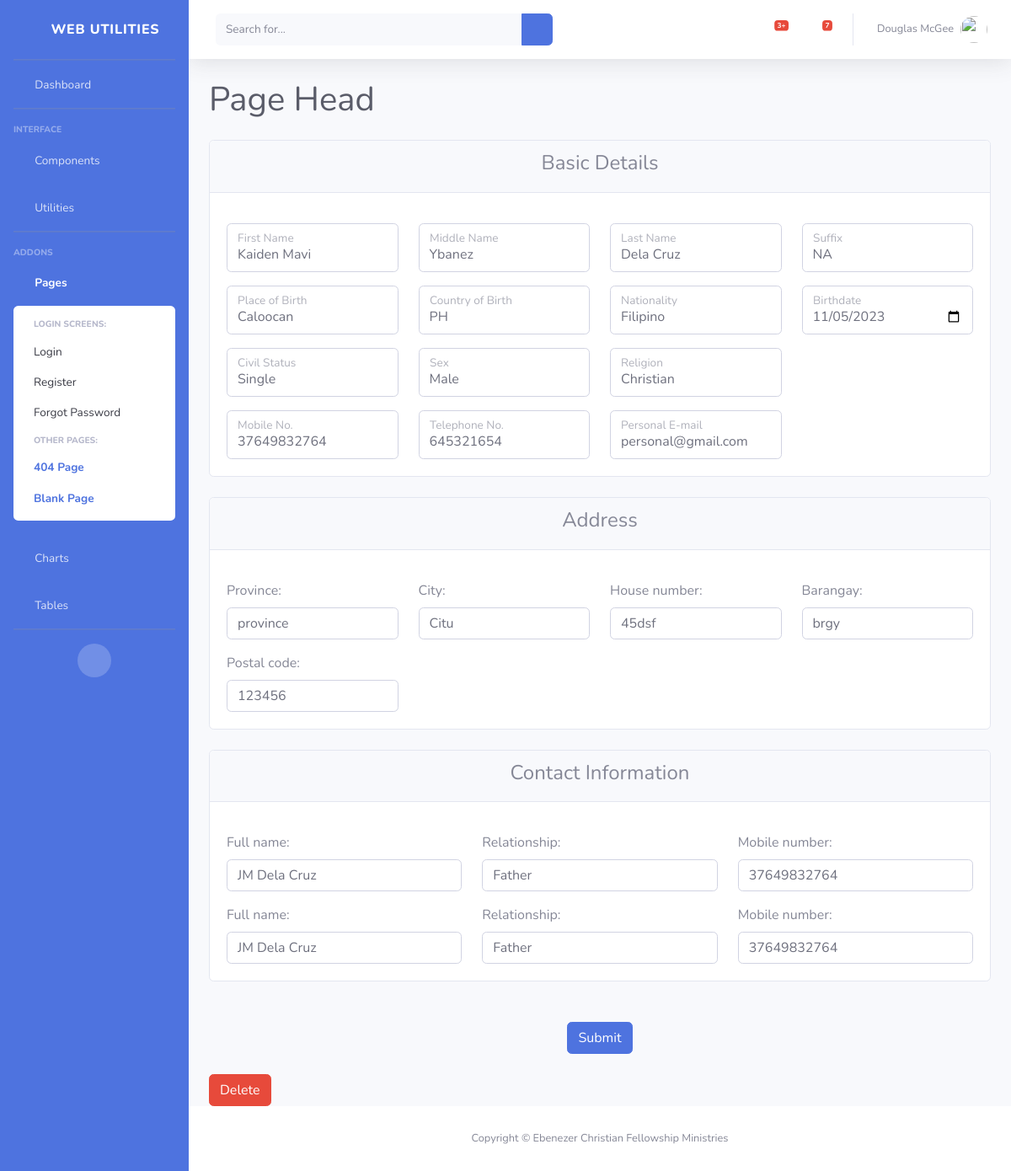
/students/edit/5/, run on the app's committed database.
### students/models.py (models this page shows, shortened)
class Student(models.Model):
    first_name = models.CharField(max_length=100)
    middle_name = models.CharField(max_length=100)
    last_name = models.CharField(max_length=100)
    suffix = models.CharField(max_length=10, blank=True)
    birth_date = models.DateField()
    country_of_birth = models.CharField(max_length=100)
    birth_place = models.CharField(max_length=100)
    nationality = models.CharField(max_length=100)
    CIVIL_STATUS_CHOICES = [
        ('', '---------'),
        ('single', 'Single'),
        ('married', 'Married'),
        ('widowed', 'Widowed'),
        ('divorced', 'Divorced'),
        ('separated', 'Separated'),
    ]
    civil_status = models.CharField(max_length=20, choices=CIVIL_STATUS_CHOICES, blank=True)
    SEX_CHOICES = [
        ('', '---------'),
        ('male', 'Male'),
        ('female', 'Female'),
    ]
    sex = models.CharField(max_length=10, choices=SEX_CHOICES, blank=True)
    religion = models.CharField(max_length=100)
    mobile_number = models.CharField(max_length=20)
    telephone_number = models.CharField(max_length=20, blank=True)
    personal_email = models.EmailField()

class Address(models.Model):
    student = models.OneToOneField(Student, on_delete=models.CASCADE)
    province = models.CharField(max_length=100)
    city = models.CharField(max_length=100)
    house_number = models.CharField(max_length=20)
    barangay = models.CharField(max_length=100)
    postal_code = models.CharField(max_length=10)

class Contact(models.Model):
    student = models.ForeignKey(Student, on_delete=models.CASCADE, related_name='contacts')
    full_name = models.CharField(max_length=100)
    relationship = models.CharField(max_length=20)
    mobile_number = models.CharField(max_length=20, blank=True)

### students/views.py (the view)
# urls.py: path('edit/<int:student_id>/', edit_student_details, name='edit_student'),
def edit_student_details(request, student_id):
    student = get_object_or_404(Student, pk=student_id)
    address = Address.objects.filter(student=student).first()
    contacts = Contact.objects.filter(student=student)
    if request.method == 'POST':
        student_form = EditStudentDetail(request.POST, instance=student)
        address_form = EditAddressDetail(request.POST, instance=address)
        contact_forms = [EditContactDetail(request.POST, instance=contact) for contact in contacts]
        if (student_form.is_valid() and address_form.is_valid()
                and all(cf.is_valid() for cf in contact_forms)):
            student_form.save()
            address_form.save()
            for cf in contact_forms:
                cf.save()
            messages.success(request, 'Student details updated successfully!')
            return redirect('students:students-home')
        else:
            print("Student Form Errors:", student_form.errors)
            print("Address Form Errors:", address_form.errors)
            for cf in contact_forms:
                print("Contact Form Errors:", cf.errors)
    else:
        student_form = StudentRegistrationForm(instance=student)
        address_form = AddressForm(instance=address)
        contact_forms = [ContactForm(instance=contact) for contact in contacts]
    return render(request, 'students/edit_student.html', {
        'student_form': student_form,
        'address_form': address_form,
        'contact_form': contact_forms,
        'student_id': student_id,
    })

### students/forms.py
class AddressForm(forms.ModelForm):
    class Meta:
        model = Address
        fields = ['province', 'city', 'house_number', 'barangay', 'postal_code']
        widgets = {
            'province': forms.TextInput(attrs={'class': 'form-control', 'id': 'floatingInput', 'placeholder': 'Province'}),
            'city': forms.TextInput(attrs={'class': 'form-control', 'id': 'floatingInput', 'placeholder': 'City'}),
            'house_number': forms.TextInput(attrs={'class': 'form-control', 'id': 'floatingInput', 'placeholder': 'House Number'}),
            'barangay': forms.TextInput(attrs={'class': 'form-control', 'id': 'floatingInput', 'placeholder': 'Barangay'}),
            'postal_code': forms.TextInput(attrs={'class': 'form-control', 'id': 'floatingInput', 'placeholder': 'Postal Code'}),
        }

### students/templates/students/edit_student.html (shortened to what this page needs)
{% extends 'students/base.html' %}
{% load crispy_forms_tags %}
{% block content %}
<form method="post">
    <div class="card mb-4">
        <div class="card-header text-center">
            <h4>Basic Details</h4>
        </div>
        <div class="card-body">
            <div class="row">
                                    <div class="col-3 mt-3">
                                            <div class="form-floating">
                                                {{ student_form.first_name }}
                                                <label for="{{ student_form.first_name.id_for_label }}" >{{ student_form.first_name.label }}</label>
                                            </div>
                                    </div>
                                    <div class="col-3 mt-3">
                                            <div class="form-floating">
                                                {{ student_form.middle_name }}
                                                <label for="{{ student_form.middle_name.id_for_label }}">{{ student_form.middle_name.label }}</label>
                                            </div>
                                    </div>
                                    <div class="col-3 mt-3">
                                            <div class="form-floating">
                                                {{ student_form.last_name }}
                                                <label for="{{ student_form.last_name.id_for_label }}">{{ student_form.last_name.label }}</label>
                                            </div>
                                    </div>
                                    <div class="col-3 mt-3">
                                            <div class="form-floating">
                                                {{ student_form.suffix }}
                                                <label for="{{ student_form.suffix.id_for_label }}">{{ student_form.suffix.label }}</label>
                                            </div>
                                    </div>
            </div>
            <div class="row" >
                                    <div class="col-3 mt-3">
                                            <div class="form-floating">
                                                {{ student_form.birth_place }}
                                                <label for="{{ student_form.birth_place.id_for_label }}">{{ student_form.birth_place.label }}</label>
                                            </div>
                                    </div>
                                    <div class="col-3 mt-3">
                                            <div class="form-floating">
                                                {{ student_form.country_of_birth }}
                                                <label for="{{ student_form.country_of_birth.id_for_label }}">{{ student_form.country_of_birth.label }}</label>
                                            </div>
                                    </div>
                                    <div class="col-3 mt-3">
                                            <div class="form-floating">
                                                {{ student_form.nationality }}
                                                <label for="{{ student_form.nationality.id_for_label }}">{{ student_form.nationality.label }}</label>
                                            </div>
                                    </div>
                                    <div class="col-3 mt-3">
                                            <div class="form-floating">
                                                {{ student_form.birth_date }}
                                                <label for="{{ student_form.birth_date.id_for_label }}">{{ student_form.birth_date.label }}</label>
                                            </div>
                                    </div>
            </div>
            <div class="row">
                                    <div class="col-3 mt-3">
                                            <div class="form-floating">
                                                {{ student_form.civil_status }}
                                                <label for="{{ student_form.civil_status.id_for_label }}">{{ student_form.civil_status.label }}</label>
                                            </div>
                                    </div>
                                    <div class="col-3 mt-3">
                                            <div class="form-floating">
                                                {{ student_form.sex }}
                                                <label for="{{ student_form.sex.id_for_label }}">{{ student_form.sex.label }}</label>
                                            </div>
                                    </div>
                                    <div class="col-3 mt-3">
                                            <div class="form-floating">
                                                {{ student_form.religion }}
                                                <label for="{{ student_form.religion.id_for_label }}">{{ student_form.religion.label }}</label>
                                            </div>
                                    </div>
            </div>
            <div class="row">
                                    <div class="col-3 mt-3">
                                            <div class="form-floating">
                                                {{ student_form.mobile_number }}
                                                <label for="{{ student_form.mobile_number.id_for_label }}">{{ student_form.mobile_number.label }}</label>
                                            </div>
                                    </div>
                                    <div class="col-3 mt-3">
                                            <div class="form-floating">
                                                {{ student_form.telephone_number }}
                                                <label for="{{ student_form.telephone_number.id_for_label }}">{{ student_form.telephone_number.label }}</label>
                                            </div>
                                    </div>
                                    <div class="col-3 mt-3">
                                            <div class="form-floating">
                                                {{ student_form.personal_email }}
                                                <label for="{{ student_form.personal_email.id_for_label }}">{{ student_form.personal_email.label }}</label>
                                            </div>
                                    </div>
            </div>
        </div>
    </div>
    <div class="card mb-4">
        <div class="card-header text-center">
            <h4>Address</h4>
        </div>
        <div class="card-body">
                                <div class="row">
                                    <div class="col-3 mt-3">
                                        {{ address_form.province.label_tag }}
                                        {{ address_form.province }}
                                    </div>
                                    <div class="col-3 mt-3">
                                        {{ address_form.city.label_tag }}
                                        {{ address_form.city }}
                                    </div>
                                    <div class="col-3 mt-3">
                                        {{ address_form.house_number.label_tag }}
                                        {{ address_form.house_number }}
                                    </div>
                                    <div class="col-3 mt-3">
                                        {{ address_form.barangay.label_tag }}
                                        {{ address_form.barangay }}
                                    </div>
                                </div>
                                <div class="row">
                                    <div class="col-3 mt-3">
                                        {{ address_form.postal_code.label_tag }}
                                        {{ address_form.postal_code }}
                                    </div>
                                </div>
        </div>
    </div>
        <div class="card mb-4">
            <div class="card-header text-center">
              <h4>Contact Information</h4>
            </div>
            <div class="card-body">
            {% for contact_form in contact_form %}
              <div class="row justify-content-center">
                                            <div class="col-4 mt-3">
                                                {{ contact_form.full_name.label_tag }}
                                                {{ contact_form.full_name }}
                                            </div>
                                            <div class="col-4    mt-3">
                                                {{ contact_form.relationship.label_tag }}
                                                {{ contact_form.relationship }}
                                            </div>
                                            <div class="col-4    mt-3">
                                                {{ contact_form.mobile_number.label_tag }}
                                                {{ contact_form.mobile_number }}
                                            </div>
              </div>
            {% endfor %}
            </div>
        </div>
    <div class="mt-3 text-center">
        <button type="submit" class="btn btn-primary mb-4 mt-4">Submit</button>
    </div>
<form action="{% url 'students:delete_student' student_id %}" method="post">
    <input type="submit" value="Delete" class="btn btn-danger">
</form>
</form>
{% endblock %}

### data on the page
Student: first_name "Kaiden Mavi", middle_name "Ybanez", last_name "Dela Cruz", suffix "NA", birth_place "Caloocan", country_of_birth "PH", nationality "Filipino", birth_date "11/05/2023", civil_status "Single", sex "Male", religion "Christian", mobile_number "37649832764", telephone_number "645321654", personal_email "personal@gmail.com"
Address: province "province", city "Citu", house_number "45dsf", barangay "brgy", postal_code "123456"
Contact: full_name "JM Dela Cruz", relationship "Father", mobile_number "37649832764"
Contact: full_name "JM Dela Cruz", relationship "Father", mobile_number "37649832764"

### other printed values
{{ page_heading|default:"Page Head" }} "Page Head"
{{ address_form.province.label_tag }} "Province:"
{{ address_form.city.label_tag }} "City:"
{{ address_form.house_number.label_tag }} "House number:"
{{ address_form.barangay.label_tag }} "Barangay:"
{{ address_form.postal_code.label_tag }} "Postal code:"
{{ contact_form.full_name.label_tag }} "Full name:" "Full name:"
{{ contact_form.relationship.label_tag }} "Relationship:" "Relationship:"
{{ contact_form.mobile_number.label_tag }} "Mobile number:" "Mobile number:"
